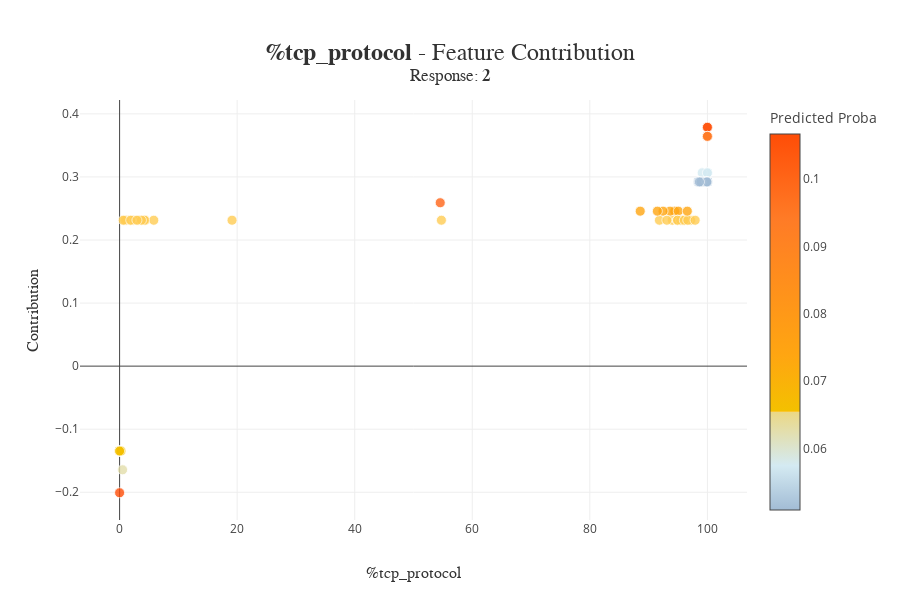

Notebook source saved alongside this figure:
### Code cell
xpl.plot.contribution_plot(col='%tcp_protocol')
